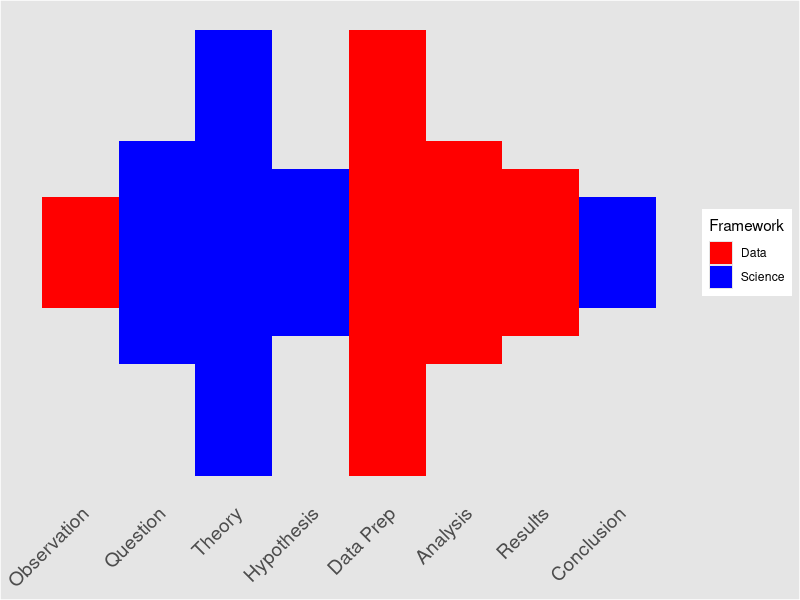
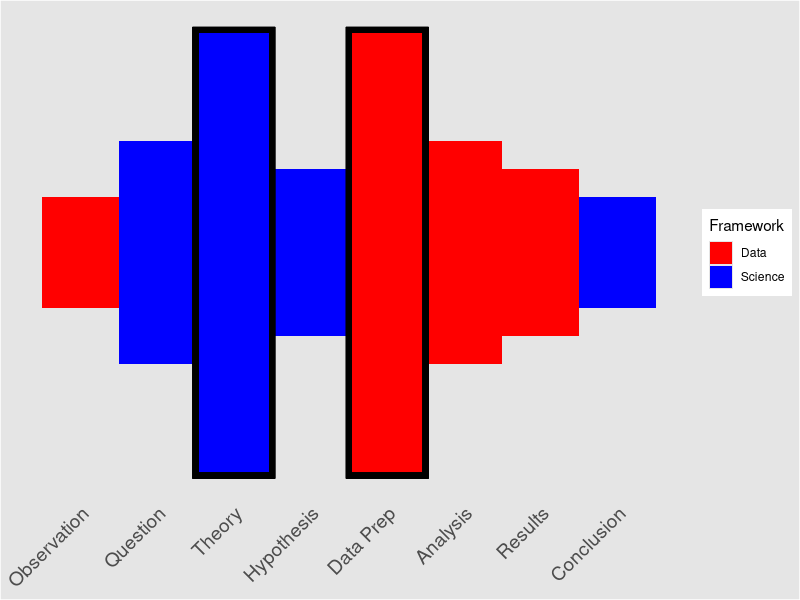

These figures' R source, in order:
## ---- chunk 1
require(tidyverse)
data.frame(step = c('Observation','Question','Theory','Hypothesis','Data Collection',
                    'Analysis','Results','Conclusion'),
           Framework = c('Data','Science','Science','Science','Data','Data','Data','Science'),
           x = c(.5,1.5,2.5,3.5,4.5,5.5,6.5,7.5),
           xend = c(1.5,2.5,3.5,4.5,5.5,6.5,7.5,8.5),
           y = c(-.5,-1,-2,-.75,-2,-1,-.75,-.5),
           yend = c(.5,1,2,.75,2,1,.75,.5)) %>%
  ggplot(aes(x = x,y = y,fill = Framework)) + 
  geom_rect(aes(xmin = x,ymin = y,xmax = xend,ymax = yend)) + 
  # geom_rect(xmin = c(2.5),ymin = c(-2),xmax = c(3.5),ymax = c(2),fill = NA,color = 'black',lwd = 2,
  #           inherit.aes = F) + 
  # geom_rect(xmin = c(4.5),ymin = c(-2),xmax = c(5.5),ymax = c(2),fill = NA,color = 'black',lwd = 2,
  #           inherit.aes = F) + 
  scale_fill_manual(values = c('red','blue')) +
  theme(axis.text.y = element_blank(),
        panel.background = element_rect(fill = 'grey90'),
        panel.grid.major = element_blank(), panel.grid.minor = element_blank(),
        axis.ticks = element_blank(),
        plot.background = element_rect(
          fill = "grey90" #,
          # colour = "black",
          # size = 1
        ),
        axis.text.x = element_text(angle = 45,hjust = 1,size = 14)) + 
  scale_x_continuous(breaks = seq(1,8,by = 1),labels = c('Observation','Question','Theory','Hypothesis','Data Prep',
                                                         'Analysis','Results','Conclusion')) + 
  xlab(NULL) + ylab(NULL)
## ---- chunk 2
require(tidyverse)
data.frame(step = c('Observation','Question','Theory','Hypothesis','Data Collection',
                    'Analysis','Results','Conclusion'),
           Framework = c('Data','Science','Science','Science','Data','Data','Data','Science'),
           x = c(.5,1.5,2.5,3.5,4.5,5.5,6.5,7.5),
           xend = c(1.5,2.5,3.5,4.5,5.5,6.5,7.5,8.5),
           y = c(-.5,-1,-2,-.75,-2,-1,-.75,-.5),
           yend = c(.5,1,2,.75,2,1,.75,.5)) %>%
  ggplot(aes(x = x,y = y,fill = Framework)) + 
  geom_rect(aes(xmin = x,ymin = y,xmax = xend,ymax = yend)) + 
  geom_rect(xmin = c(2.5),ymin = c(-2),xmax = c(3.5),ymax = c(2),fill = NA,color = 'black',lwd = 2,
            inherit.aes = F) + 
  geom_rect(xmin = c(4.5),ymin = c(-2),xmax = c(5.5),ymax = c(2),fill = NA,color = 'black',lwd = 2,
            inherit.aes = F) + 
  scale_fill_manual(values = c('red','blue')) +
  theme(axis.text.y = element_blank(),
        panel.background = element_rect(fill = 'grey90'),
        panel.grid.major = element_blank(), panel.grid.minor = element_blank(),
        axis.ticks = element_blank(),
        plot.background = element_rect(
          fill = "grey90" #,
          # colour = "black",
          # size = 1
        ),
        axis.text.x = element_text(angle = 45,hjust = 1,size = 14)) + 
  scale_x_continuous(breaks = seq(1,8,by = 1),labels = c('Observation','Question','Theory','Hypothesis','Data Prep',
                                                         'Analysis','Results','Conclusion')) + 
  xlab(NULL) + ylab(NULL)
